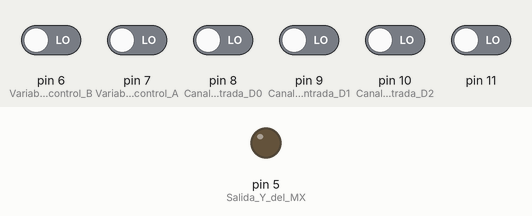
Simulated run of this sketch. Board: Arduino Uno, built with avr-gcc and run on an emulated ATmega328P. On the bench: output pins drawn as LEDs (lit = HIGH). The test bench sets the inputs (shaded band); at power-on: pin 6 (Variable_de_control_B), pin 7 (Variable_de_control_A), pin 8 (Canal_de_entrada_D0), pin 9 (Canal_de_entrada_D1), pin 10 (Canal_de_entrada_D2), pin 11 LOW.

Above: at 1.2 s.
1.3 s: pin 8 (Canal_de_entrada_D0) driven HIGH
At 2.0 s:
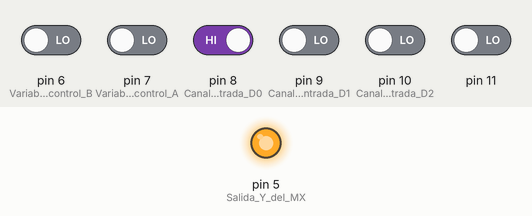
2.8 s: pin 8 (Canal_de_entrada_D0) driven LOW
At 3.1 s:
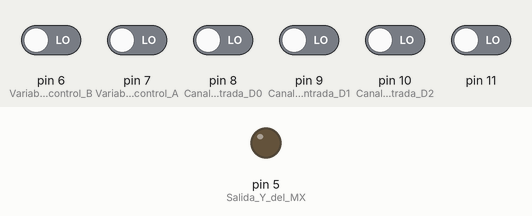
Timing chart, 0 to 5.8 s (numbered marks = the images above; inputs shaded):
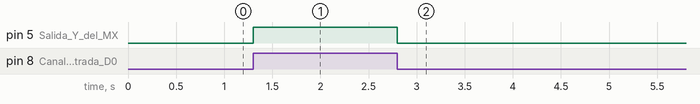

The sketch:

MX4A1CONMX2A1.ino
```cpp
//Autor:Dario Jorge Iglesias
boolean A,B,D0,D1,D2,D3,Y1,Y2,Y;
void setup(){
  pinMode(5,OUTPUT); //Salida Y del MX
  pinMode(6,INPUT);  //Variable de control B
  pinMode(7,INPUT);  //Variable de control A
  pinMode(8,INPUT);  //Canal de entrada D0
  pinMode(9,INPUT);  //Canal de entrada D1
  pinMode(10,INPUT); //Canal de entrada D2
  pinMode(11,INPUT);}//Canal de entrada D3
void loop(){D0=digitalRead(8);//Leemos canal
  D1=digitalRead(9); //leemos el otro canal
  D2=digitalRead(10);//Leemos canal
  D3=digitalRead(11);//leemos el otro canal
  B=digitalRead(6);//Leemos variable de control
  A=digitalRead(7);//Leemos variable de control
  Y1=(!B&D0)|(B&D1);//Funcion 2MX1
  Y2=(!B&D2)|(B&D3);//Funcion 2MX1
  Y=(!A&Y1)|(A&Y2); //Funcion 2MX1
  digitalWrite(5,Y);}//Saca dato en función de valores
```

Measured:
- after the input at 1.3 s, pin 5 (Salida_Y_del_MX): LOW → HIGH at once
- after the input at 2.8 s, pin 5 (Salida_Y_del_MX): HIGH → LOW at once
